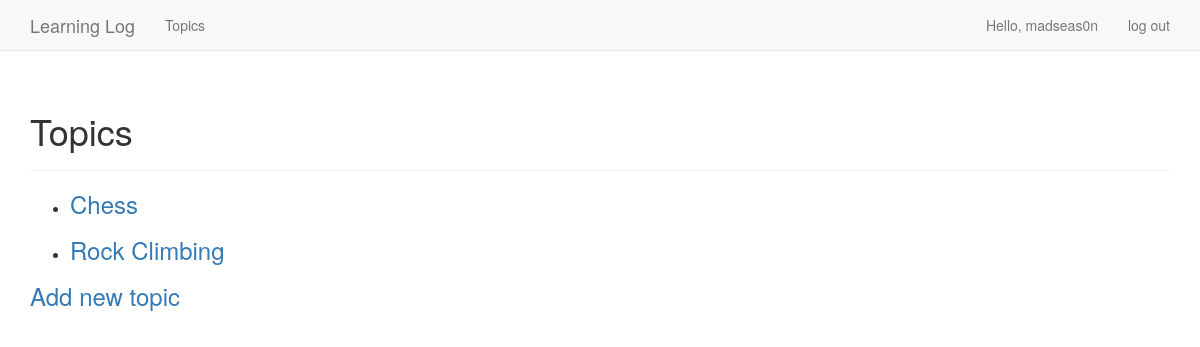
The page /topics/ (signed in) on the database as committed earlier.
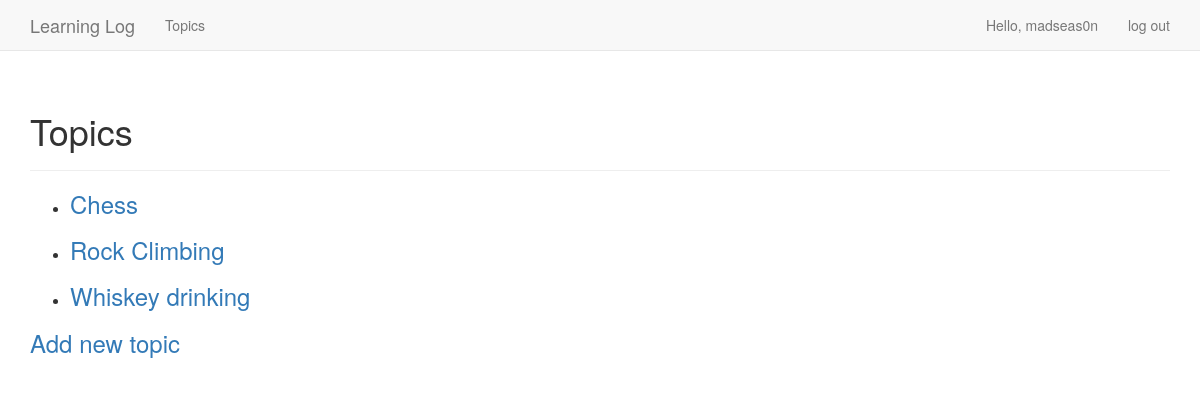
The same page on the database as committed later.
### learning_logs/models.py (models this page shows)
class Topic(models.Model):
    text = models.CharField(max_length=200)
    date_added = models.DateTimeField(auto_now_add=True)
    owner = models.ForeignKey(User)
    def __str__(self):
        return self.text

### learning_logs/views.py (the view)
# urls.py: url(r'^topics/$', views.topics, name='topics'),
@login_required
def topics(request):
    topics = Topic.objects.filter(owner=request.user).order_by('date_added')
    context = {'topics': topics}
    return render(request, 'learning_logs/topics.html', context)

### learning_logs/templates/learning_logs/topics.html
{% extends "learning_logs/base.html" %}
{% block header %}
<h1>Topics</h1>
{% endblock header %}
{% block content %}
    <ul>
    {% for topic in topics %}
        <li>
            <h3>
                <a href="{% url 'learning_logs:topic' topic.id %}">{{ topic }}</a>
            </h3>
        </li>
            {% empty %}
        <li>No topics have been added yet.</li>
    {% endfor %}
    </ul>
    <h3><a href="{% url 'learning_logs:new_topic' %}">Add new topic</h3>
{% endblock content %}

### learning_logs/templates/learning_logs/base.html (shortened to what this page needs)
{% load bootstrap3 %}
<!DOCTYPE html>
<html lang="en">
<head>
    {% bootstrap_css %}
</head>
<body>
    <nav class="navbar navbar-default navbar-static-top">
        <div class="container">
            <div class="navbar-header">
                <a class="navbar-brand" href="{% url 'learning_logs:index' %}">Learning Log</a>
            </div>
            <div id="navbar" class="navbar-collapse collapse">
                <ul class="nav navbar-nav">
                    <li>
                        <a href="{% url 'learning_logs:topics' %}">Topics</a>
                    </li>
                </ul>
                <ul class="nav navbar-nav navbar-right">
                    {% if user.is_authenticated %}
                        <li><a>Hello, {{ user.username }}</a></li>
                        <li><a href="{% url 'users:logout' %}">log out</a> </li>
                    {% else %}
                        <li><a href="{% url 'users:register' %}">register</a></li>
                        <li><a href="{% url 'users:login' %}">log in</a></li>
                    {% endif %}
                </ul>
            </div>
        </div>
    </nav>
    <div class="container">
        <div class="page-header">
            {% block header %}{% endblock header %}
        </div>
        <div>
            {% block content %}{% endblock content %}
        </div>
    </div>
</body>
</html>

Rows that differ between the two databases and show on the page:
added Topic: text "Whiskey drinking"
